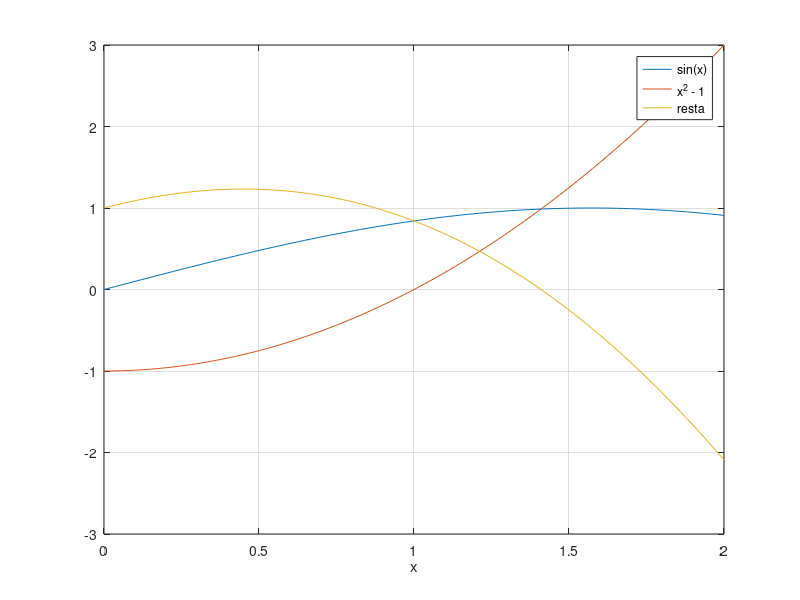

This chart was generated by the following MATLAB code: (Note: this script raises an error after producing the figure.)
clear all; close all;

x = linspace (0 ,2);
y1 = sin(x);
y2 = x.^2 - 1;
plot(x, [y1; y2 ]);
hold on
plot(x, y1 - y2)
grid on; xlabel ('x'); legend ('sin(x)','x^2 - 1', 'resta')

fun = @ Function_examen;
x0 = vpa(1);
tol = 10^-9;
maxiter = 50;
[sol, iter, ACOC, incre1, incre2] = Newton(fun, x0, tol, maxiter)
[solTO, iterTO, ACOCTO, incre1TO, incre2TO] = TO(fun, x0, tol, maxiter)

